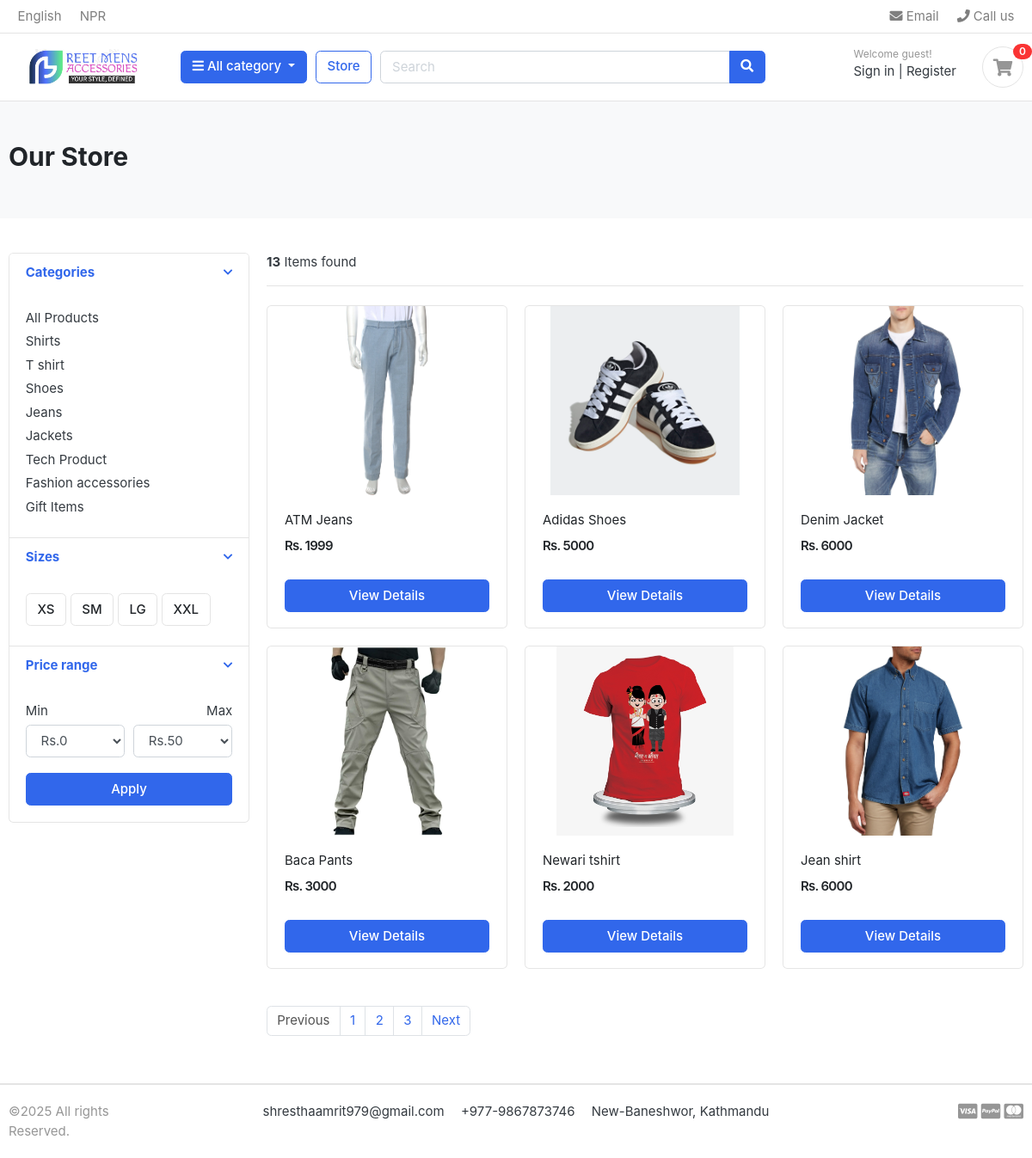
/store/, run on the app's committed database.
### category/models.py (models this page shows, shortened)
class Category(models.Model):
    category_name = models.CharField(max_length=50, unique=True)
    slug = models.SlugField(max_length=100, unique=True)
    description = models.TextField(max_length=255, blank=True)
    cat_image = models.ImageField(upload_to='photos/categories', blank=True)
    class Meta:
        verbose_name = 'category'
        verbose_name_plural = 'categories'
    def get_url(self):
        return reverse('products_by_category', args=[self.slug])

### store/models.py (models this page shows, shortened)
class Product(models.Model):
    product_name  = models.CharField(max_length=200, unique=True)
    slug          = models.SlugField(max_length=200, unique=True)
    description   = models.TextField(max_length=500, unique=True)
    price         = models.IntegerField()
    images         = models.ImageField(upload_to='photos/products')
    stock         = models.IntegerField()
    is_available  = models.BooleanField(default=True)
    category      = models.ForeignKey(Category, on_delete=models.CASCADE)
    create_date   = models.DateTimeField(auto_now_add=True)
    modified_date = models.DateTimeField(auto_now=True)
    def get_url(self):
        return reverse('product_detail', args=[self.category.slug, self.slug])

### store/views.py (the view)
# urls.py: path('store/', include('store.urls')),
def store(request, category_slug=None):
    categories = None
    products = None
    if category_slug != None:
        categories = get_object_or_404(Category, slug=category_slug)
        products = Product.objects.filter(category=categories, is_available=True)
        paginator = Paginator(products, 6)
        page = request.GET.get('page')
        paged_products = paginator.get_page(page)
        product_count = products.count()
    else:
        products = Product.objects.all().filter(is_available=True).order_by('id')
        paginator = Paginator(products, 6)
        page = request.GET.get('page')
        paged_products = paginator.get_page(page)
        product_count = products.count()
    context = {
        'products': paged_products,
        'product_count' : products.count,
    }
    return render(request, 'store/store.html', context)

### carts/context_processors.py (called while the page is built)
def counter(request):
    cart_count = 0
    if 'admin' in request.path:
        return {}
    else:
        try:
            cart = Cart.objects.filter(cart_id=_cart_id(request))
            cart_items = CartItem.objects.all().filter(cart=cart[:1])
            for cart_item in cart_items:
                cart_count += cart_item.quantity
        except Cart.DoesNotExist:
            cart_count = 0
    return dict(cart_count=cart_count)

### carts/views.py (called while the page is built)
def _cart_id(request):
    cart = request.session.session_key
    if not cart:
        cart = request.session.create()
    return cart

### category/context_processors.py (called while the page is built)
def menu_links(request):
    links = Category.objects.all()
    return dict(links=links)

### templates/store/store.html (shortened to what this page needs)
{% extends 'base.html' %}
{% block content %}
<section class="section-pagetop bg">
<div class="container">
	{% if 'search' in request.path %}
      <h2 class="title-page">Search Result</h2>
	{% else %}
	  <h2 class="title-page">Our Store</h2>
	{% endif %}
</div>
</section>
<section class="section-content padding-y">
<div class="container">
<div class="row">
	<aside class="col-md-3">
<div class="card">
	<article class="filter-group">
		<header class="card-header">
			<a href="#" data-toggle="collapse" data-target="#collapse_1" aria-expanded="true" class="">
				<i class="icon-control fa fa-chevron-down"></i>
				<h6 class="title">Categories</h6>
			</a>
		</header>
		<div class="filter-content collapse show" id="collapse_1">
			<div class="card-body">
				<ul class="list-menu">
				 <li><a href="{% url 'store' %}">All Products </a></li>
				{%  for category in links %}
				<li><a href="{{ category.get_url }}">{{ category.category_name}} </a></li>
				{% endfor %}
				</ul>
			</div>
		</div>
	</article>
	<article class="filter-group">
		<header class="card-header">
			<a href="#" data-toggle="collapse" data-target="#collapse_4" aria-expanded="true" class="">
				<i class="icon-control fa fa-chevron-down"></i>
				<h6 class="title">Sizes </h6>
			</a>
		</header>
		<div class="filter-content collapse show" id="collapse_4" >
			<div class="card-body">
			  <label class="checkbox-btn">
			    <span class="btn btn-light"> XS </span>
			  </label>
			  <label class="checkbox-btn">
			    <span class="btn btn-light"> SM </span>
			  </label>
			  <label class="checkbox-btn">
			    <span class="btn btn-light"> LG </span>
			  </label>
			  <label class="checkbox-btn">
			    <span class="btn btn-light"> XXL </span>
			  </label>
		</div>
		</div>
	</article>
	<article class="filter-group">
		<header class="card-header">
			<a href="#" data-toggle="collapse" data-target="#collapse_3" aria-expanded="true" class="">
				<i class="icon-control fa fa-chevron-down"></i>
				<h6 class="title">Price range </h6>
			</a>
		</header>
		<div class="filter-content collapse show" id="collapse_3">
			<div class="card-body">
				<div class="form-row">
				<div class="form-group col-md-6">
				  <label>Min</label>
				  	<select class="mr-2 form-control">
						<option value="0">Rs.0</option>
					</select>
				</div>
				<div class="form-group text-right col-md-6">
				  <label>Max</label>
				  	<select class="mr-2 form-control">
						<option value="50">Rs.50</option>
					</select>
				</div>
				</div>
				<button class="btn btn-block btn-primary">Apply</button>
			</div>
		</div>
	</article>
</div>
	</aside>
	<main class="col-md-9">
<header class="border-bottom mb-4 pb-3">
		<div class="form-inline">
			<span class="mr-md-auto"> <b>{{ product_count }}</b> Items found </span>
		</div>
</header>
<div class="row">
	{% if products%}
	{% for product in products %}
	<div class="col-md-4">
		<figure class="card card-product-grid">
			<div class="img-wrap">
				<a href="{{product.get_url}}"><img src="{{ product.images.url }}"></a>
			</div>
			<figcaption class="info-wrap">
				<div class="fix-height">
					<a href="{{ product.get_url }}" class="title">{{ product.product_name }}</a>
					<div class="price-wrap mt-2">
						<span class="price">Rs. {{ product.price }}</span>
					</div>
				</div>
				<a href="{{ product.get_url }}" class="btn btn-block btn-primary">View Details</a>
			</figcaption>
		</figure>
	</div>
	{% endfor %}
	{% else %}
	<div>
		<h2>No result found.</h2>
	</div>
	{%endif%}
</div>
<nav class="mt-4" aria-label="Page navigation sample">
  {% if products.has_other_pages %}
    <ul class="pagination">
      {% if products.has_previous %}
        <li class="page-item">
          <a class="page-link" href="?page={{ products.previous_page_number }}">Previous</a>
        </li>
      {% else %}
        <li class="page-item disabled">
          <a class="page-link" href="#">Previous</a>
        </li>
      {% endif %}
	{% for i in products.paginator.page_range %}
	  {% if products.number == i %}
        <li class="page-item"><a class="page-link" href="#">{{i}}</a></li>
      {% else %}
	    <li class="page-item"><a class="page-link" href="?page={{i}}">{{i}}</a></li>
	  {% endif%}
	{% endfor %}
    {% if products.has_next %}
       <li class="page-item"><a class="page-link" href="?page={{products.next_page_number}}">Next</a></li>
	{% else %}
	   <li class="page-item disabled"><a class="page-link" href="#">Next</a></li>
	{% endif %}
  </ul>
 {% endif %}
</nav>
	</main>
</div>
</div>
</section>
{% endblock %}

### templates/base.html (shortened to what this page needs)
{% load static %}
<!DOCTYPE HTML>
<html lang="en">
<head>
<link href="{% static 'css/bootstrap.css' %}" rel="stylesheet" type="text/css"/>
<link href="{% static 'fonts/fontawesome/css/all.min.css' %}" type="text/css" rel="stylesheet">
<link href="{% static 'css/ui.css' %}" rel="stylesheet" type="text/css"/>
<link href="{% static 'css/responsive.css' %}" rel="stylesheet" media="only screen and (max-width: 1200px)" />
</head>
<body>
   {% include 'includes/navbar.html' %}
	{% block content %}{% endblock %}
  {% include 'includes/footer.html' %}

### templates/includes/navbar.html (shortened to what this page needs)
{% load static %}
<header class="section-header">
<nav class="navbar p-md-0 navbar-expand-sm navbar-light border-bottom">
<div class="container">
  <div class="collapse navbar-collapse" id="navbarTop4">
    <ul class="navbar-nav mr-auto">
    	<li class="nav-item dropdown">
		 	<a href="#" class="nav-link">   English </a>
		</li>
		<li class="nav-item dropdown">
			<a href="#" class="nav-link"> NPR </a>
		</li>
    </ul>
    <ul class="navbar-nav">
		<li><a href="#" class="nav-link"> <i class="fa fa-envelope"></i> Email </a></li>
		<li><a href="#" class="nav-link"> <i class="fa fa-phone"></i> Call us </a></li>
	</ul>
  </div>
</div>
</nav>
<section class="header-main border-bottom">
	<div class="container">
<div class="row align-items-center">
	<div class="col-lg-2 col-md-3 col-6">
		<a href="{%url 'home'%}" class="brand-wrap">
			<img class="logo" src="{% static './images/logo1.jpg' %}">
		</a>
	</div>
	<div class="col-lg col-sm col-md col-6 flex-grow-0">
		<div class="category-wrap dropdown d-inline-block float-right">
			<button type="button" class="btn btn-primary dropdown-toggle" data-toggle="dropdown">
				<i class="fa fa-bars"></i> All category
			</button>
		</div>
	</div>
	<a href="{% url 'store' %}" class="btn btn-outline-primary">Store</a>
	<div class="col-lg  col-md-6 col-sm-12 col">
		<form action="{% url 'search' %}" class="search" method="GET">
			<div class="input-group w-100">
			    <input type="text" class="form-control" style="width:60%;" placeholder="Search" name="keyword">
			    <div class="input-group-append">
			      <button class="btn btn-primary" type="submit">
			        <i class="fa fa-search"></i>
			      </button>
			    </div>
		    </div>
		</form>
	</div>
	<div class="col-lg-3 col-sm-6 col-8 order-2 order-lg-3">
				<div class="d-flex justify-content-end mb-3 mb-lg-0">
					<div class="widget-header">
						<small class="title text-muted">Welcome guest!</small>
						<div>
							<a href="%url 'login' %">Sign in</a> <span class="dark-transp"> | </span>
							<a href="%url 'register' %"> Register</a>
						</div>
					</div>
					<a href="{% url 'cart' %}" class="widget-header pl-3 ml-3">
						<div class="icon icon-sm rounded-circle border"><i class="fa fa-shopping-cart"></i></div>
						<span class="badge badge-pill badge-danger notify">{{cart_count}}</span>
					</a>
				</div>
			</div>
</div>
	</div>
</section>
</header>

### templates/includes/footer.html
<footer class="section-footer border-top">
	<div class="container">
		<section class="footer-bottom border-top row">
			<div class="col-md-2">
			 <p class="text-muted">&copy;2025 All rights Reserved.</p>
			</div>
			<div class="col-md-8 text-md-center">
				<span  class="px-2">shresthaamrit979@gmail.com</span>
				<span  class="px-2">+977-9867873746</span>
				<span  class="px-2">New-Baneshwor, Kathmandu</span>
			</div>
			<div class="col-md-2 text-md-right text-muted">
				<i class="fab fa-lg fa-cc-visa"></i>
				<i class="fab fa-lg fa-cc-paypal"></i>
				<i class="fab fa-lg fa-cc-mastercard"></i>
			</div>
		</section>
	</div>
</footer>

### static/css/ui.css (style rules this page uses)
html { font-family: "Inter", sans-serif; font-size: 15px; }
.img-wrap { text-align: center; display: block; }
.img-wrap img { max-width: 100%; }
.price-wrap { letter-spacing: -0.7px; }
.icon-xs, .icon-sm, .icon-md, .icon-lg { display: inline-block; text-align: center; flex-shrink: 0; flex-grow: 0; }
.icon-sm { width: 48px; height: 48px; line-height: 48px !important; font-size: 20px; }
.padding-y { padding-top: 40px; padding-bottom: 40px; }
figure { margin-bottom: 0; }
article:after, .form-group:after { display: block; clear: both; content: ""; }
.bg { background-color: #f8f9fa; }
.title-page { color: #212529; }
p:last-child { margin-bottom: 0; }
.header-main { position: relative; padding-top: 1rem; padding-bottom: 1rem; }
.brand-wrap .logo, .navbar-brand .logo { margin-right: 7px; max-height: 42px; display: inline-block; }
.widget-header { display: inline-block; vertical-align: middle; position: relative; }
.widget-header a { color: #343a40; }
.widget-header i { color: #969696; }
.widget-header .title { display: block; }
.widget-header .notify { position: absolute; top: -3px; right: -10px; }
.footer-bottom { padding-top: 20px; padding-bottom: 20px; }
.btn-light { background-color: #fff; border-color: #e4e4e4; }
[class*=list-] li:after { visibility: hidden; display: block; content: ""; overflow: hidden; height: 0; clear: both; }
.list-menu { list-style: none; margin: 0; padding-left: 0; }
.list-menu li { margin-bottom: 5px; }
.list-menu a { color: #343a40; }
[class*=card-product] a.title { color: #212529; display: block; }
[class*=card-product] .img-wrap { overflow: hidden; position: relative; }
[class*=card-product] .img-wrap img { height: 100%; max-width: 100%; width: auto; display: inline-block; -o-object-fit: cover; object-fit: cover; }
.card-product-grid { margin-bottom: 20px; }
.card-product-grid .img-wrap { border-radius: 0.2rem 0.2rem 0 0; height: 220px; }
.card-product-grid .info-wrap { overflow: hidden; padding: 18px 20px; }
.card-product-grid .fix-height { height: 80px; overflow: hidden; }
.card .img-wrap { overflow: hidden; }
.notify { position: absolute; top: -4px; right: -10px; display: inline-block; padding: 0.25em 0.6em; font-size: 12px; line-height: 1; text-align: center; border-radius: 3rem; color: #fff; background-color: #fa3434; }
.price { font-weight: 600; color: #212529; }
.icon-control { margin-top: 5px; float: right; font-size: 80%; }
.card-header .title { margin-bottom: 0; line-height: 1.5; }
.filter-group { border-bottom: 1px solid #e4e4e4; }
.filter-group .card-header { border-bottom: 0; }
.filter-group:last-child { border-bottom: 0; }
.checkbox-btn { position: relative; }
.section-pagetop { padding: 45px 0; }

### data on the page
Category: category_name "Shirts"
Category: category_name "T shirt"
Category: category_name "Shoes"
Category: category_name "Jeans"
Category: category_name "Jackets"
Category: category_name "Tech Product"
Category: category_name "Fashion accessories"
Category: category_name "Gift Items"
Product: images (picture), product_name "ATM Jeans", price "1999"
Product: images (picture), product_name "Adidas Shoes", price "5000"
Product: images (picture), product_name "Denim Jacket", price "6000"
Product: images (picture), product_name "Baca Pants", price "3000"
Product: images (picture), product_name "Newari tshirt", price "2000"
Product: images (picture), product_name "Jean shirt", price "6000"

### other printed values
{{ cart_count }} "0"
{{ product_count }} "13"
{{ i }} "1"
{{ i }} "2" "3"
